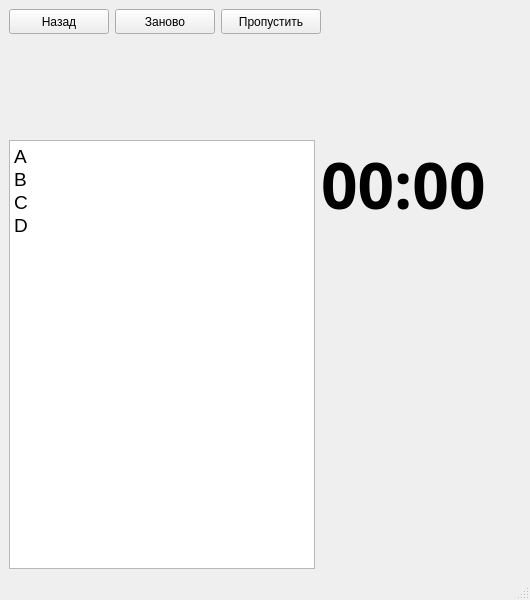
<?xml version="1.0" encoding="UTF-8"?>
<ui version="4.0">
 <class>MainGame</class>
 <widget class="QMainWindow" name="MainGame">
  <property name="geometry">
   <rect>
    <x>0</x>
    <y>0</y>
    <width>530</width>
    <height>600</height>
   </rect>
  </property>
  <property name="windowTitle">
   <string>MainWindow</string>
  </property>
  <widget class="QWidget" name="centralwidget">
   <layout class="QHBoxLayout" name="horizontalLayout_3">
    <item>
     <layout class="QVBoxLayout" name="verticalLayout">
      <item>
       <layout class="QHBoxLayout" name="horizontalLayout">
        <item>
         <widget class="QPushButton" name="ButRedo">
          <property name="minimumSize">
           <size>
            <width>100</width>
            <height>25</height>
           </size>
          </property>
          <property name="text">
           <string>Назад</string>
          </property>
          <property name="icon">
           <iconset resource="../icons/ui_icons.qrc">
            <normaloff>:/ui_icons/plus.png</normaloff>:/ui_icons/plus.png</iconset>
          </property>
          <property name="iconSize">
           <size>
            <width>25</width>
            <height>25</height>
           </size>
          </property>
         </widget>
        </item>
        <item>
         <widget class="QPushButton" name="ButClear">
          <property name="minimumSize">
           <size>
            <width>100</width>
            <height>25</height>
           </size>
          </property>
          <property name="text">
           <string>Заново</string>
          </property>
          <property name="icon">
           <iconset resource="../icons/ui_icons.qrc">
            <normaloff>:/ui_icons/plus.png</normaloff>:/ui_icons/plus.png</iconset>
          </property>
          <property name="iconSize">
           <size>
            <width>25</width>
            <height>25</height>
           </size>
          </property>
         </widget>
        </item>
        <item>
         <widget class="QPushButton" name="ButSkip">
          <property name="minimumSize">
           <size>
            <width>100</width>
            <height>25</height>
           </size>
          </property>
          <property name="text">
           <string>Пропустить</string>
          </property>
          <property name="icon">
           <iconset resource="../icons/ui_icons.qrc">
            <normaloff>:/ui_icons/plus.png</normaloff>:/ui_icons/plus.png</iconset>
          </property>
          <property name="iconSize">
           <size>
            <width>25</width>
            <height>25</height>
           </size>
          </property>
         </widget>
        </item>
        <item>
         <spacer name="horizontalSpacer">
          <property name="orientation">
           <enum>Qt::Horizontal</enum>
          </property>
          <property name="sizeHint" stdset="0">
           <size>
            <width>40</width>
            <height>20</height>
           </size>
          </property>
         </spacer>
        </item>
       </layout>
      </item>
      <item>
       <spacer name="verticalSpacer_2">
        <property name="orientation">
         <enum>Qt::Vertical</enum>
        </property>
        <property name="sizeType">
         <enum>QSizePolicy::Minimum</enum>
        </property>
        <property name="sizeHint" stdset="0">
         <size>
          <width>30</width>
          <height>40</height>
         </size>
        </property>
       </spacer>
      </item>
      <item>
       <widget class="QLabel" name="ImageHolder">
        <property name="text">
         <string/>
        </property>
        <property name="pixmap">
         <pixmap resource="../icons/ui_icons.qrc">:/ui_icons/test.png</pixmap>
        </property>
        <property name="alignment">
         <set>Qt::AlignCenter</set>
        </property>
       </widget>
      </item>
      <item>
       <spacer name="verticalSpacer">
        <property name="orientation">
         <enum>Qt::Vertical</enum>
        </property>
        <property name="sizeType">
         <enum>QSizePolicy::Minimum</enum>
        </property>
        <property name="sizeHint" stdset="0">
         <size>
          <width>30</width>
          <height>40</height>
         </size>
        </property>
       </spacer>
      </item>
      <item>
       <layout class="QHBoxLayout" name="horizontalLayout_2">
        <item>
         <widget class="QPlainTextEdit" name="Log">
          <property name="sizePolicy">
           <sizepolicy hsizetype="Expanding" vsizetype="Expanding">
            <horstretch>0</horstretch>
            <verstretch>0</verstretch>
           </sizepolicy>
          </property>
          <property name="font">
           <font>
            <pointsize>14</pointsize>
           </font>
          </property>
          <property name="plainText">
           <string>A
B
C
D</string>
          </property>
         </widget>
        </item>
        <item>
         <layout class="QVBoxLayout" name="verticalLayout_2">
          <item>
           <widget class="QLabel" name="Timer">
            <property name="sizePolicy">
             <sizepolicy hsizetype="Fixed" vsizetype="Fixed">
              <horstretch>0</horstretch>
              <verstretch>0</verstretch>
             </sizepolicy>
            </property>
            <property name="minimumSize">
             <size>
              <width>200</width>
              <height>0</height>
             </size>
            </property>
            <property name="maximumSize">
             <size>
              <width>16777215</width>
              <height>16777215</height>
             </size>
            </property>
            <property name="font">
             <font>
              <family>Trebuchet MS</family>
              <pointsize>48</pointsize>
              <weight>75</weight>
              <bold>true</bold>
             </font>
            </property>
            <property name="text">
             <string>00:00</string>
            </property>
           </widget>
          </item>
          <item>
           <spacer name="verticalSpacer_3">
            <property name="orientation">
             <enum>Qt::Vertical</enum>
            </property>
            <property name="sizeHint" stdset="0">
             <size>
              <width>100</width>
              <height>40</height>
             </size>
            </property>
           </spacer>
          </item>
         </layout>
        </item>
       </layout>
      </item>
     </layout>
    </item>
   </layout>
  </widget>
  <widget class="QMenuBar" name="menubar">
   <property name="geometry">
    <rect>
     <x>0</x>
     <y>0</y>
     <width>530</width>
     <height>21</height>
    </rect>
   </property>
  </widget>
  <widget class="QStatusBar" name="statusbar"/>
  <action name="actionRedo">
   <property name="checkable">
    <bool>true</bool>
   </property>
   <property name="text">
    <string>Redo</string>
   </property>
   <property name="shortcut">
    <string>Ctrl+Z</string>
   </property>
  </action>
  <action name="actionClear">
   <property name="checkable">
    <bool>true</bool>
   </property>
   <property name="text">
    <string>Clear</string>
   </property>
   <property name="shortcut">
    <string>Space</string>
   </property>
  </action>
  <action name="actionSkip">
   <property name="checkable">
    <bool>true</bool>
   </property>
   <property name="text">
    <string>Skip</string>
   </property>
   <property name="shortcut">
    <string>Ctrl+Space</string>
   </property>
  </action>
 </widget>
 <resources>
  <include location="../icons/ui_icons.qrc"/>
 </resources>
 <connections/>
</ui>
